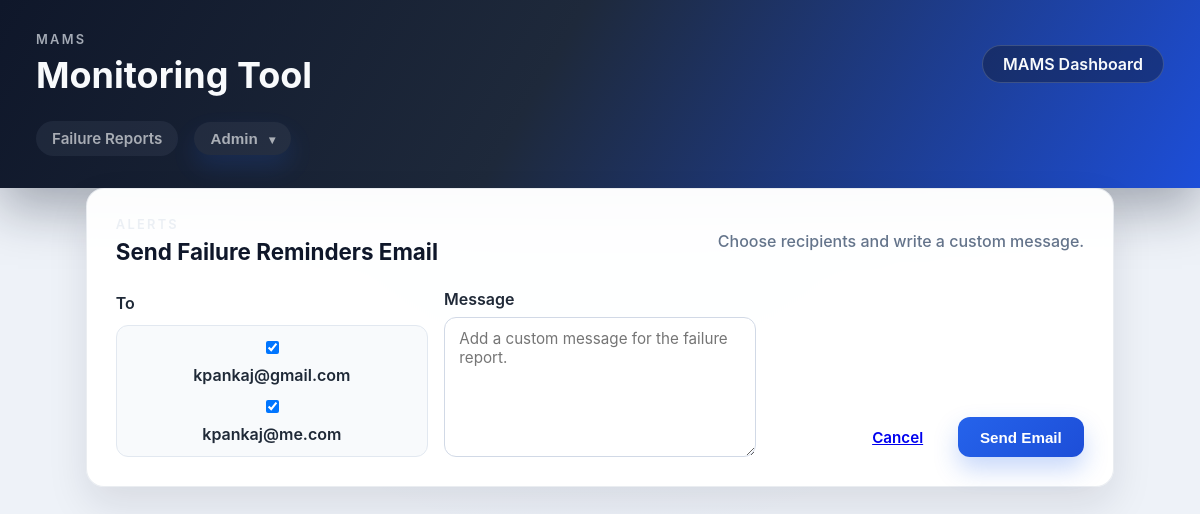
Page /reports/notify on the committed database.
### tables this page shows
CREATE TABLE notification_recipients (
    id INTEGER PRIMARY KEY AUTOINCREMENT,
    email TEXT NOT NULL UNIQUE
);

### monitoring_tool/app.py (the view, shortened to what this page needs)
    @app.route("/reports/notify", methods=["GET", "POST"])
    def notify_report():
        processes = process_service.list_processes()
        report_rows = report_service.list_process_reports(processes)
        failed = [row for row in report_rows if row["status"] == "Failed"]
        recipients_list = process_service.list_recipients()
        selected_recipients = recipients_list
        message = ""
        return render_template(
            "notify_report.html",
            recipients=recipients_list,
            selected_recipients=selected_recipients,
            message=message,
        )

### monitoring_tool/db.py (called while the page is built)
def get_connection() -> sqlite3.Connection:
    connection = sqlite3.connect(DB_PATH)
    connection.row_factory = sqlite3.Row
    return connection

def query_all(query: str, params: Iterable | None = None) -> list[sqlite3.Row]:
    with get_connection() as connection:
        cursor = connection.execute(query, params or [])
        return cursor.fetchall()

### monitoring_tool/services/filesystem_service.py (called while the page is built, shortened)
def evaluate_folder(folder_path: str) -> FileCheckResult:
    folder = Path(folder_path)
    if not folder.exists():
        return FileCheckResult(True, f"Folder missing: {folder_path}")

### monitoring_tool/services/process_service.py (called while the page is built)
def list_processes() -> list[dict]:
    rows = db.query_all(
        "SELECT id, tag_name, folder_path, check_uc4_file FROM processes WHERE folder_path != '' ORDER BY tag_name"
    )
    return [dict(row) for row in rows]

def list_recipients() -> list[str]:
    rows = db.query_all("SELECT email FROM notification_recipients ORDER BY email")
    return [row["email"] for row in rows]

### monitoring_tool/services/report_service.py (called while the page is built)
def list_fatal_events(tag_name: str) -> list[dict]:
    rows = db.query_all(
        "SELECT event_time, description FROM fatal_events WHERE tag_name = ? ORDER BY event_time DESC",
        [tag_name],
    )
    return [dict(row) for row in rows]

### monitoring_tool/templates/notify_report.html
{% extends "base.html" %}
{% block content %}
<section class="panel">
  <div class="panel-header">
    <div>
      <p class="eyebrow">Alerts</p>
      <h2>Send Failure Reminders Email</h2>
    </div>
    <span class="helper-text">Choose recipients and write a custom message.</span>
  </div>
  <form method="post" class="form-grid">
    <div class="field-group">
      <p class="field-label">To</p>
      <div class="checkbox-grid">
        {% for email in recipients %}
        <label class="checkbox-item">
          <input type="checkbox" name="recipients" value="{{ email }}" {% if email in selected_recipients %}checked{% endif %}>
          <span>{{ email }}</span>
        </label>
        {% else %}
        <p class="muted">No recipients configured.</p>
        {% endfor %}
      </div>
    </div>
    <label class="field-group">
      Message
      <textarea name="message" rows="6" placeholder="Add a custom message for the failure report." required>{{ message }}</textarea>
    </label>
    <div class="form-actions">
      <a class="button" href="{{ url_for('reports') }}">Cancel</a>
      <button type="submit" class="button primary">Send Email</button>
    </div>
  </form>
</section>
{% endblock %}

### monitoring_tool/static/styles.css (style rules this page uses)
:root { color-scheme: light; font-family: "Inter", "Segoe UI", system-ui, sans-serif; background: #eef2f8; color: #0f172a; }
* { box-sizing: border-box; }
body { margin: 0; min-height: 100vh; background: radial-gradient(circle at top, rgba(37, 99, 235, 0.08), transparent 55%), #eef2f8; }
.eyebrow { margin: 0 0 0.35rem; font-size: 0.8rem; text-transform: uppercase; letter-spacing: 0.18em; color: rgba(226, 232, 240, 0.7); font-weight: 600; }
.panel { background: rgba(255, 255, 255, 0.96); border-radius: 18px; padding: 1.8rem; box-shadow: 0 18px 40px rgba(15, 23, 42, 0.1); border: 1px solid rgba(148, 163, 184, 0.2); backdrop-filter: blur(6px); }
.panel-header { display: flex; flex-wrap: wrap; justify-content: space-between; align-items: center; gap: 1rem; margin-bottom: 1.5rem; }
.panel-header h2 { margin: 0; font-size: 1.4rem; }
.helper-text { color: #64748b; font-weight: 500; }
.form-grid { display: grid; gap: 1rem; grid-template-columns: repeat(auto-fit, minmax(220px, 1fr)); align-items: end; }
.form-grid label { display: flex; flex-direction: column; gap: 0.5rem; font-weight: 600; color: #1f2937; }
input { padding: 0.7rem 0.9rem; border-radius: 12px; border: 1px solid #d1d9e6; font-size: 0.95rem; transition: border 0.2s ease, box-shadow 0.2s ease; }
.button, button { padding: 0.65rem 1.4rem; border-radius: 12px; border: none; font-weight: 600; cursor: pointer; font-size: 0.95rem; transition: transform 0.2s ease, box-shadow 0.2s ease; }
.button.primary, button.primary, button { background: linear-gradient(135deg, #2563eb, #1d4ed8); color: #ffffff; box-shadow: 0 12px 25px rgba(37, 99, 235, 0.25); }
.field-group { display: flex; flex-direction: column; gap: 0.75rem; }
.field-label { margin: 0; font-weight: 600; color: #1f2937; }
.checkbox-grid { display: grid; gap: 0.75rem; grid-template-columns: repeat(auto-fit, minmax(220px, 1fr)); padding: 0.75rem; border-radius: 12px; border: 1px solid #e2e8f0; background: #f8fafc; }
.checkbox-item { display: flex; align-items: center; gap: 0.5rem; font-weight: 500; color: #1f2937; }
.form-actions { display: flex; justify-content: flex-end; gap: 0.75rem; }
textarea { padding: 0.7rem 0.9rem; border-radius: 12px; border: 1px solid #d1d9e6; font-size: 0.95rem; font-family: inherit; resize: vertical; min-height: 140px; transition: border 0.2s ease, box-shadow 0.2s ease; }

### rows in the picture
notification_recipients: email "☑", email "kpankaj@gmail.com"
notification_recipients: email "☑", email "kpankaj@me.com"
